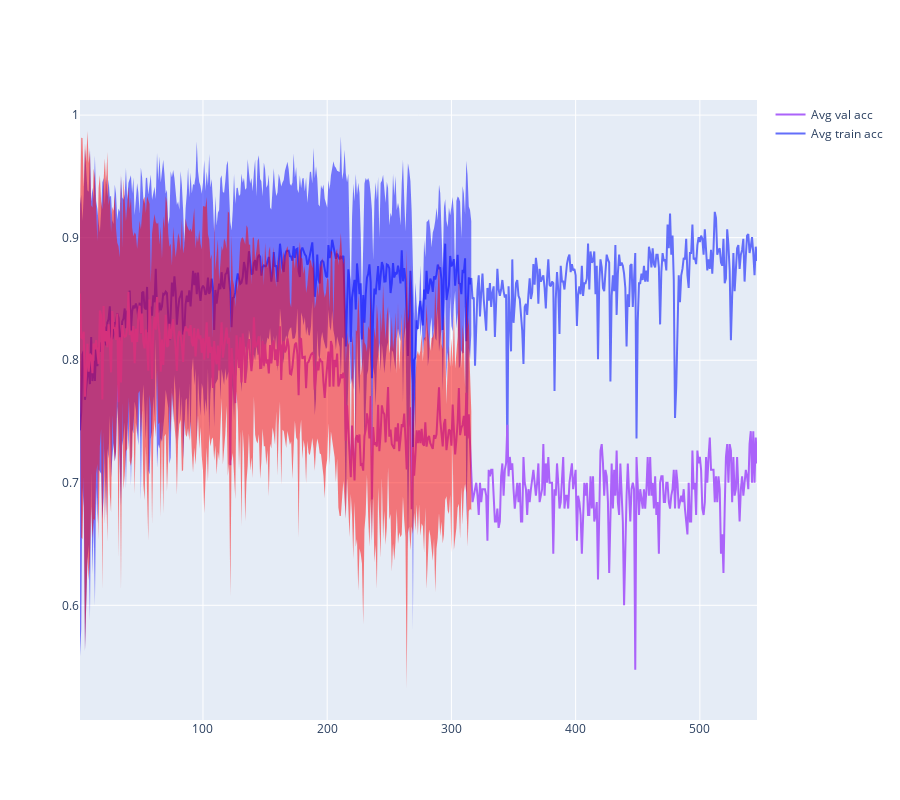

The notebook cell this image was saved under:
### Code cell
avg_plot("acc")

### Figure 1 — Plotly figure (JSON) as saved in the notebook; plotly's stock layout.template omitted (floating-point values rounded to 4 significant figures; data arrays with more than 128 entries replaced by an {"elided": "..."} marker saying what was removed)
{"data": [{"mode": "lines", "name": "Avg train acc", "type": "scatter", "x": {"elided": "546 int values"}, "y": {"elided": "546 float values"}}, {"line": {"width": 0}, "marker": {"color": "blue"}, "name": "trainupper bound", "showlegend": false, "type": "scatter", "x": {"elided": "546 int values"}, "y": {"elided": "546 float values"}}, {"fill": "tonexty", "line": {"width": 0}, "marker": {"color": "blue"}, "name": "trainlower bound", "showlegend": false, "type": "scatter", "x": {"elided": "546 int values"}, "y": {"elided": "546 float values"}}, {"mode": "lines", "name": "Avg val acc", "type": "scatter", "x": {"elided": "546 int values"}, "y": {"elided": "546 float values"}}, {"line": {"width": 0}, "marker": {"color": "red"}, "name": "valupper bound", "showlegend": false, "type": "scatter", "x": {"elided": "546 int values"}, "y": {"elided": "546 float values"}}, {"fill": "tonexty", "line": {"width": 0}, "marker": {"color": "red"}, "name": "vallower bound", "showlegend": false, "type": "scatter", "x": {"elided": "546 int values"}, "y": {"elided": "546 float values"}}], "layout": {"height": 800, "hovermode": "x"}}
